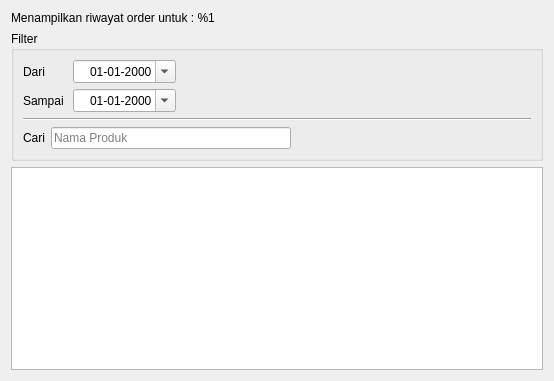
<?xml version="1.0" encoding="UTF-8"?>
<ui version="4.0">
 <class>KonsumenOrderBrowser</class>
 <widget class="QDialog" name="KonsumenOrderBrowser">
  <property name="geometry">
   <rect>
    <x>0</x>
    <y>0</y>
    <width>554</width>
    <height>381</height>
   </rect>
  </property>
  <property name="windowTitle">
   <string>Riwayat Order</string>
  </property>
  <layout class="QVBoxLayout" name="verticalLayout">
   <item>
    <widget class="QLabel" name="label">
     <property name="text">
      <string>Menampilkan riwayat order untuk : %1</string>
     </property>
    </widget>
   </item>
   <item>
    <widget class="QGroupBox" name="groupBox">
     <property name="title">
      <string>Filter</string>
     </property>
     <layout class="QVBoxLayout" name="verticalLayout_2">
      <item>
       <layout class="QHBoxLayout" name="horizontalLayout_2">
        <item>
         <widget class="QWidget" name="FDate_2" native="true">
          <property name="minimumSize">
           <size>
            <width>150</width>
            <height>0</height>
           </size>
          </property>
          <layout class="QFormLayout" name="FDate">
           <property name="horizontalSpacing">
            <number>9</number>
           </property>
           <property name="leftMargin">
            <number>0</number>
           </property>
           <property name="topMargin">
            <number>0</number>
           </property>
           <property name="rightMargin">
            <number>0</number>
           </property>
           <property name="bottomMargin">
            <number>0</number>
           </property>
           <item row="0" column="0">
            <widget class="QLabel" name="label_3">
             <property name="text">
              <string>Dari</string>
             </property>
            </widget>
           </item>
           <item row="0" column="1">
            <widget class="QDateEdit" name="dateEdit">
             <property name="minimumSize">
              <size>
               <width>103</width>
               <height>0</height>
              </size>
             </property>
             <property name="alignment">
              <set>Qt::AlignmentFlag::AlignRight|Qt::AlignmentFlag::AlignTrailing|Qt::AlignmentFlag::AlignVCenter</set>
             </property>
             <property name="buttonSymbols">
              <enum>QAbstractSpinBox::ButtonSymbols::NoButtons</enum>
             </property>
             <property name="displayFormat">
              <string>dd-MM-yyyy</string>
             </property>
             <property name="calendarPopup">
              <bool>true</bool>
             </property>
            </widget>
           </item>
           <item row="1" column="0">
            <widget class="QLabel" name="label_4">
             <property name="text">
              <string>Sampai</string>
             </property>
            </widget>
           </item>
           <item row="1" column="1">
            <widget class="QDateEdit" name="dateEdit_2">
             <property name="minimumSize">
              <size>
               <width>103</width>
               <height>0</height>
              </size>
             </property>
             <property name="alignment">
              <set>Qt::AlignmentFlag::AlignRight|Qt::AlignmentFlag::AlignTrailing|Qt::AlignmentFlag::AlignVCenter</set>
             </property>
             <property name="buttonSymbols">
              <enum>QAbstractSpinBox::ButtonSymbols::NoButtons</enum>
             </property>
             <property name="displayFormat">
              <string>dd-MM-yyyy</string>
             </property>
             <property name="calendarPopup">
              <bool>true</bool>
             </property>
            </widget>
           </item>
          </layout>
         </widget>
        </item>
        <item>
         <spacer name="horizontalSpacer_2">
          <property name="orientation">
           <enum>Qt::Orientation::Horizontal</enum>
          </property>
          <property name="sizeHint" stdset="0">
           <size>
            <width>40</width>
            <height>20</height>
           </size>
          </property>
         </spacer>
        </item>
       </layout>
      </item>
      <item>
       <widget class="Line" name="line">
        <property name="orientation">
         <enum>Qt::Orientation::Horizontal</enum>
        </property>
       </widget>
      </item>
      <item>
       <layout class="QHBoxLayout" name="horizontalLayout">
        <item>
         <widget class="QLabel" name="label_2">
          <property name="text">
           <string>Cari</string>
          </property>
         </widget>
        </item>
        <item>
         <widget class="QLineEdit" name="lineEdit">
          <property name="placeholderText">
           <string>Nama Produk</string>
          </property>
         </widget>
        </item>
        <item>
         <spacer name="horizontalSpacer">
          <property name="orientation">
           <enum>Qt::Orientation::Horizontal</enum>
          </property>
          <property name="sizeHint" stdset="0">
           <size>
            <width>40</width>
            <height>20</height>
           </size>
          </property>
         </spacer>
        </item>
       </layout>
      </item>
     </layout>
    </widget>
   </item>
   <item>
    <widget class="QTableView" name="tableView">
     <property name="verticalScrollMode">
      <enum>QAbstractItemView::ScrollMode::ScrollPerPixel</enum>
     </property>
     <property name="horizontalScrollMode">
      <enum>QAbstractItemView::ScrollMode::ScrollPerPixel</enum>
     </property>
     <attribute name="verticalHeaderVisible">
      <bool>false</bool>
     </attribute>
     <attribute name="verticalHeaderMinimumSectionSize">
      <number>18</number>
     </attribute>
     <attribute name="verticalHeaderDefaultSectionSize">
      <number>20</number>
     </attribute>
    </widget>
   </item>
  </layout>
 </widget>
 <resources/>
 <connections/>
</ui>
